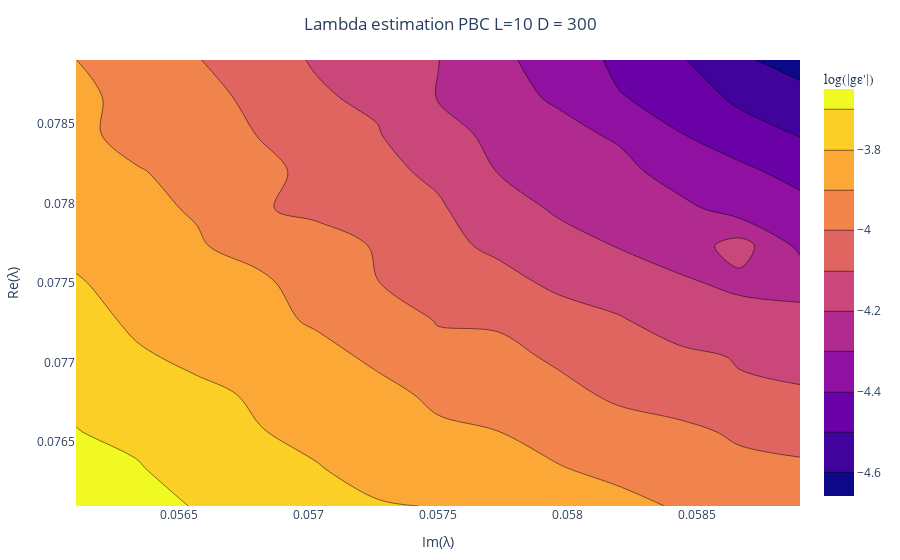
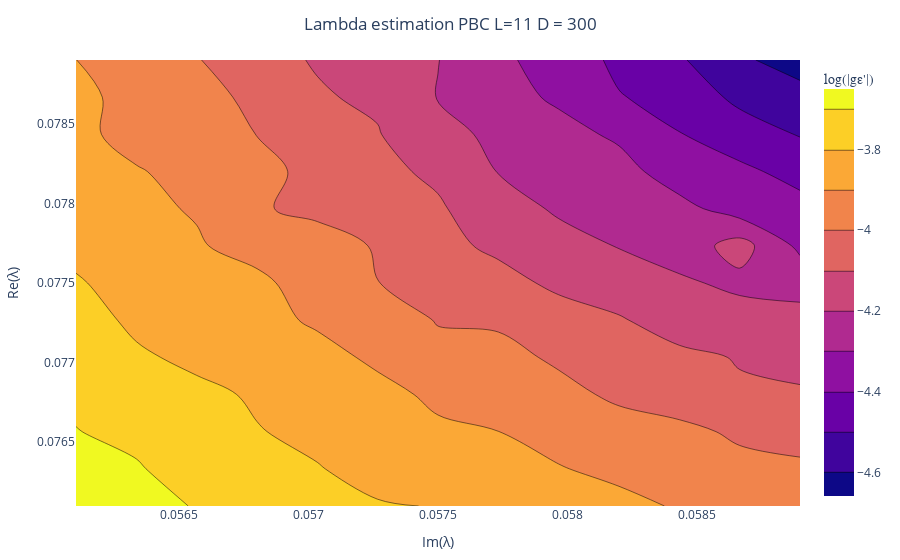
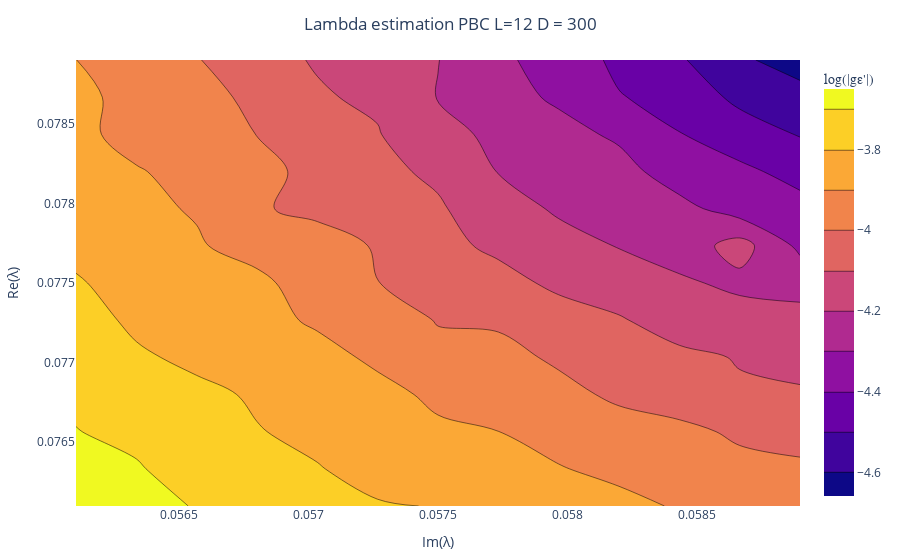

Notebook code cell kept with these figures, in order:
### Code cell
Δε = 0.465613165838194 - 0.224494536412444im
ΔL1ε = 1.465613165838194 - 0.224494536412444im
Δσ =0.133596708540452 - 0.0204636065293973im
ΔL1σ =1.133596708540452 - 0.0204636065293973im
Cε_primeσσ = 0.0658 + 0.0513im 
Cε_primeεε = 0.8791 − 0.1404im
Δε_prime = 1.90830177556852 - 0.598652097099851im
AL1εε_prime = 1+Δε_prime*(Δε_prime -2)/(4*Δε)
AL1σε_prime = 1+Δε_prime*(Δε_prime -2)/(4*Δσ)

N = 7

test_values = zeros(ComplexF64,(2*N-1)^2)

l = length(test_values)

distx = 0.0014## distance from centre in real

disty = 0.0014# distance from centre in imaginary

cent_im = 0.0575im

cent_r = 0.0775
test_values = zeros(ComplexF64,(2*N-1)^2)
g = [] 
### changed this slightly to allow for any parameter N to cross at 0.079 + 0.060i point -> its 2N-1 parameter square now (for any N)
for i in 1:1:(2*N-1)
    if div(i,2) == 1
        for j in 1:1:(2*N-1)
            if i <N+1
                if j<N+1
                    test_values[i+(j-1)*(2*N-1)] =  (LinRange(-distx,0.00,N)[i])  .+cent_r+ 1im*LinRange(-disty,0.00,N)[j] .+cent_im
                else 
                    test_values[i+(j-1)*(2*N-1)] =  (LinRange(-distx,0.00,N)[i])  .+cent_r + 1im*LinRange(disty/(N-1),disty+disty/(N-1),N)[j-N] .+cent_im
                end
            else
                if j<N+1
                    test_values[i+(j-1)*(2*N-1)] =  (LinRange(distx/(N-1),distx+distx/(N-1),N)[i-N]) .+cent_r  + 1im*LinRange(-disty,0.00,N)[j]  .+cent_im
                else
                    test_values[i+(j-1)*(2*N-1)] =  (LinRange(distx/(N-1),distx+distx/(N-1),N)[i-N])  .+cent_r+ 1im*LinRange(disty/(N-1),disty+disty/(N-1),N)[j-N].+cent_im
                end
            end 
        end
    else
        for j in (2*N-1):-1:1
            if i <N+1
                if j<N+1
                    test_values[i+(j-1)*(2*N-1)] =  (LinRange(-distx,0.00,N)[i]) .+cent_r+ 1im*LinRange(-disty,0.00,N)[j] .+cent_im
                else 
                    test_values[i+(j-1)*(2*N-1)] =  (LinRange(-distx,0.00,N)[i])  .+cent_r + 1im*LinRange(disty/(N-1),disty+disty/(N-1),N)[j-N] .+cent_im
                end
            else
                if j<N+1
                    test_values[i+(j-1)*(2*N-1)] =  (LinRange(distx/(N-1),distx+distx/(N-1),N)[i-N]) .+cent_r + 1im*LinRange(-disty,0.00,N)[j] .+cent_im
                else
                    test_values[i+(j-1)*(2*N-1)] =  (LinRange(distx/(N-1),distx+distx/(N-1),N)[i-N])   .+cent_r + 1im*LinRange(disty/(N-1),disty+disty/(N-1),N)[j-N] .+cent_im
                end
            end 
        end
    end
end

for L in [10,11,12]
for lambda in test_values
lambda_txt = round(lambda,digits = 6)

    
results = load_object("lambda_est/Lambda_est_precise/PBC/PBC_D_300/L$L/5E_PBC_L=$L"*"_$lambda_txt.jld2")
ΔEε = results[2]
ΔEL1ε = results[3]
ΔEσ =  results[end-1]
ΔEL1σ = results[end]

    
fun(x) = abs((x[1]+1im*x[3])*(ΔEε) - Δε -Cε_primeεε* (x[2]+1im*x[4]))^2 +abs((x[1]+1im*x[3])*(ΔEσ) - Δσ -Cε_primeσσ*  (x[2]+1im*x[4]))^2   #  +abs((x[1]+1im*x[3])*(ΔEL1ε) -ΔL1ε  -Cε_primeεε* AL1εε_prime* (x[2]+1im*x[4]))^2#+abs((x[1]+1im*x[3])*(ΔEL1σ) -ΔL1σ  -Cε_primeσσ* AL1σε_prime* (x[2]+1im*x[4]))^2   
res = optimize(fun, [0.0, 0.0,0.0,0.0])
gε_prime = Optim.minimizer(res)[2]+1im* Optim.minimizer(res)[4]
push!(g,gε_prime )

end
z_values = log.(abs.(g))
    p = PlotlyJS.plot(PlotlyJS.contour(   z=z_values,
         x=real(-im*test_values),
             y=real(test_values),fill=true,colorbar=attr(
                 title="log(|gε'|)", # title here
                titleside="top",
                titlefont=attr(
                  size=14,
                  family="Arial, sans-serif"
              )
             )),Layout(title=attr(text = "Lambda estimation PBC L=$L D = 300",x = 0.5),xaxis_title="Im(λ)",yaxis_title="Re(λ)")
     )
    display(p)
end

### Figure 1 — Plotly figure (JSON) as saved in the notebook; plotly's stock layout.template omitted (floating-point values rounded to 4 significant figures; data arrays with more than 128 entries replaced by an {"elided": "..."} marker saying what was removed)
{"data": [{"colorbar": {"title": "log(|gε'|)", "titlefont": {"family": "Arial, sans-serif", "size": 14}, "titleside": "top"}, "fill": true, "transpose": true, "type": "contour", "x": {"elided": "169 float values"}, "y": {"elided": "169 float values"}, "z": {"elided": "169 float values"}}], "layout": {"margin": {"b": 50, "l": 50, "r": 50, "t": 60}, "title": {"text": "Lambda estimation PBC L=10 D = 300", "x": 0.5}, "xaxis": {"title": {"text": "Im(λ)"}}, "yaxis": {"title": {"text": "Re(λ)"}}}}

### Figure 2 — Plotly figure (JSON) as saved in the notebook; plotly's stock layout.template omitted (floating-point values rounded to 4 significant figures; data arrays with more than 128 entries replaced by an {"elided": "..."} marker saying what was removed)
{"data": [{"colorbar": {"title": "log(|gε'|)", "titlefont": {"family": "Arial, sans-serif", "size": 14}, "titleside": "top"}, "fill": true, "transpose": true, "type": "contour", "x": {"elided": "169 float values"}, "y": {"elided": "169 float values"}, "z": {"elided": "338 float values"}}], "layout": {"margin": {"b": 50, "l": 50, "r": 50, "t": 60}, "title": {"text": "Lambda estimation PBC L=11 D = 300", "x": 0.5}, "xaxis": {"title": {"text": "Im(λ)"}}, "yaxis": {"title": {"text": "Re(λ)"}}}}

### Figure 3 — Plotly figure (JSON) as saved in the notebook; plotly's stock layout.template omitted (floating-point values rounded to 4 significant figures; data arrays with more than 128 entries replaced by an {"elided": "..."} marker saying what was removed)
{"data": [{"colorbar": {"title": "log(|gε'|)", "titlefont": {"family": "Arial, sans-serif", "size": 14}, "titleside": "top"}, "fill": true, "transpose": true, "type": "contour", "x": {"elided": "169 float values"}, "y": {"elided": "169 float values"}, "z": {"elided": "507 float values"}}], "layout": {"margin": {"b": 50, "l": 50, "r": 50, "t": 60}, "title": {"text": "Lambda estimation PBC L=12 D = 300", "x": 0.5}, "xaxis": {"title": {"text": "Im(λ)"}}, "yaxis": {"title": {"text": "Re(λ)"}}}}
